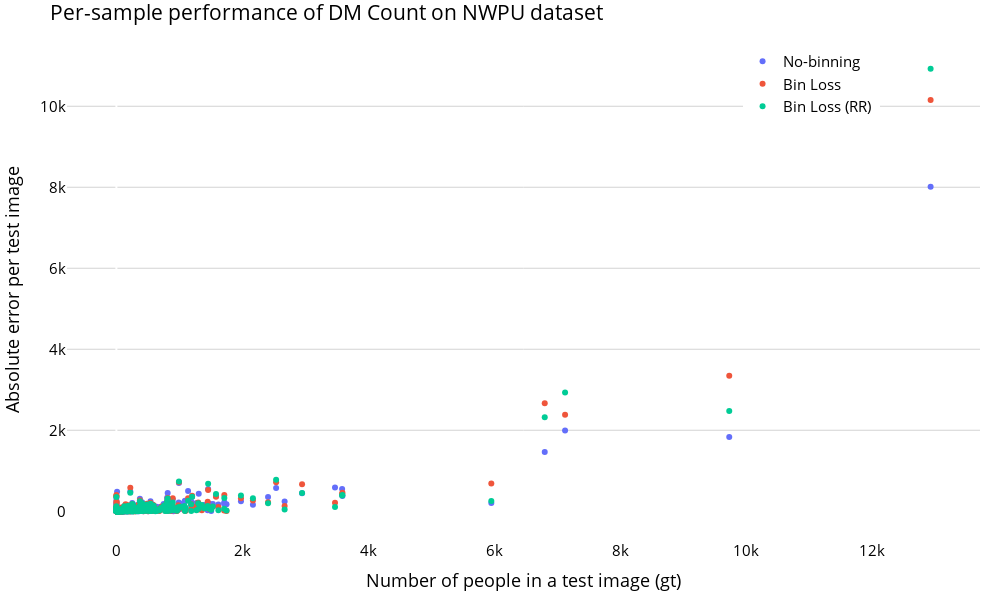

Notebook source saved alongside this figure:
### Code cell
# individual sample plot

fig = go.Figure(layout=go.Layout(title=go.layout.Title(text="Per-sample performance of DM Count on NWPU dataset"),
                                 xaxis=go.layout.XAxis(title=go.layout.xaxis.Title(text="Number of people in a test image (gt) ")),
                                 yaxis=go.layout.YAxis(title=go.layout.yaxis.Title(text="Absolute error per test image"))))

x = np.arange(0,len(mean_bins(ub,bins)[to_keep][:,0])) 
    
fig.add_trace(go.Scatter(
        x=ub[:,2],mode ="markers",
        y=np.abs(ub[:,1]),name ='No-binning',textposition = "bottom center"))

fig.add_trace(go.Scatter(
        x=rs[:,2],mode ="markers",
        y=np.abs(rs[:,1]),name ='Bin Loss'))

fig.add_trace(go.Scatter(
        x=rr[:,2],mode ="markers",
        y=np.abs(rr[:,1]),name ='Bin Loss (RR) '))



# fig.update_xaxes(tickangle = 40,
#     ticktext=arr_to_sc(m_r),
#     tickvals=x,
# #     ticks="inside",tickson="boundaries"
# )
fig.update_layout(plot_bgcolor='rgba(0,0,0,0)',xaxis=dict(showgrid=True),
                  yaxis=dict(showgrid=True,gridcolor='rgb(211,211,211)'),
    legend=dict(
    yanchor="top",
    y=0.99,
    xanchor="right",
    x=0.89
), font=dict(size=15,color="#000000"),margin=dict(l=20 , r=20, t=40, b=20))

fig.update_layout(
    autosize=False,
    width=1000,
    height=600
)

fig.show()

### Figure 1 — Plotly figure (JSON) as saved in the notebook; plotly's stock layout.template omitted (floating-point values rounded to 4 significant figures; data arrays with more than 128 entries replaced by an {"elided": "..."} marker saying what was removed)
{"data": [{"mode": "markers", "name": "No-binning", "textposition": "bottom center", "type": "scatter", "x": {"elided": "500 int values"}, "y": {"elided": "500 float values"}}, {"mode": "markers", "name": "Bin Loss", "type": "scatter", "x": {"elided": "500 int values"}, "y": {"elided": "500 float values"}}, {"mode": "markers", "name": "Bin Loss (RR) ", "type": "scatter", "x": {"elided": "500 int values"}, "y": {"elided": "500 float values"}}], "layout": {"autosize": false, "font": {"color": "#000000", "size": 15}, "height": 600, "legend": {"x": 0.89, "xanchor": "right", "y": 0.99, "yanchor": "top"}, "margin": {"b": 20, "l": 20, "r": 20, "t": 40}, "plot_bgcolor": "rgba(0,0,0,0)", "title": {"text": "Per-sample performance of DM Count on NWPU dataset"}, "width": 1000, "xaxis": {"showgrid": true, "title": {"text": "Number of people in a test image (gt) "}}, "yaxis": {"gridcolor": "rgb(211,211,211)", "showgrid": true, "title": {"text": "Absolute error per test image"}}}}
